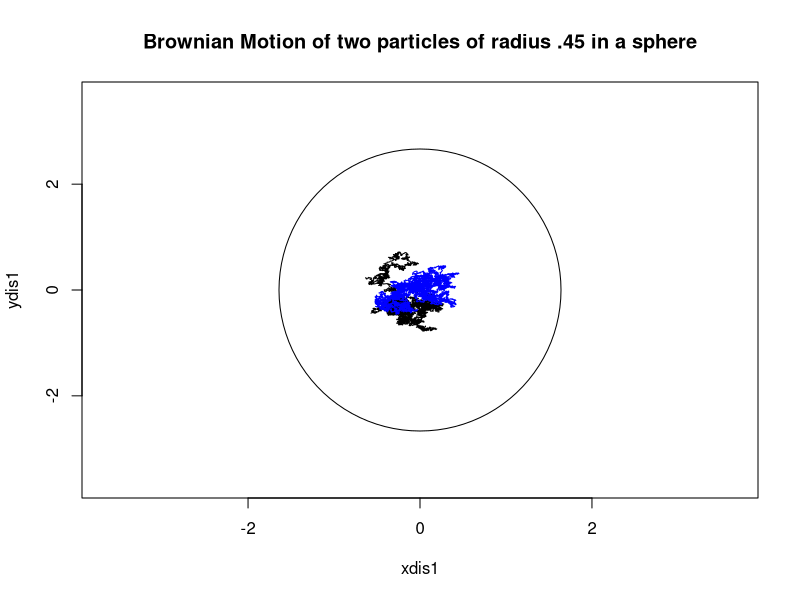

The R script that drew this image:
library("plotrix")
N=10000; R=(11.4+5)/10;accept=0;vals=rep(1,N); accept2=0;p=0;vals2=rep(1,N); success=0;error=0;j=0
thetao=0;xo=-.2;yo=-.2; #starting position
theta2o=0;x2o=.2;y2o=.2; #starting position of 2nd particle
xdis = rnorm(N,0,.01); ydis = rnorm(N,0,.01);  theta=rnorm(N,0,2*pi); #randomly move from Nor
xdis2 = rnorm(N,0,.01); ydis2 = rnorm(N,0,.01);  theta2=rnorm(N,0,2*pi);
xdis1 = rep(1,N); ydis1 = rep (1,N);theta1=rep(1,N); #displacement vectors
xdis21 = rep(1,N); ydis21 = rep (1,N);theta21=rep(1,N);
xdis1[1] = xo; ydis1[1] = yo;theta1[1]=thetao;# displacement
xdis21[1] = x2o; ydis21[1] = y2o;theta21[1]=theta2o;
for(i in 1:(N-1)){
  ### Limit Theta 0<T<360 ###
  if (theta1[i]+theta[i+1]>360){
    theta1[i+1]=360;
  }
  else if (theta1[i]+theta[i+1]<(-360)){
    theta1[i+1]=-360;
  }
  else {
    theta1[i+1]=theta1[i]+theta[i];
  }
  if (theta21[i]+theta2[i+1]>360){
    theta21[i+1]=360;
  }
  else if (theta21[i]+theta2[i+1]<(-360)){
    theta21[i+1]=-360;
  }
  else {
    theta21[i+1]=theta21[i]+theta2[i];
  }
  if(abs(xdis1[i]+xdis[i])^2*cos(theta1[i+1])^2+abs(ydis1[i]+ydis[i])^2*sin(theta1[i+1])^2 > R^2){ #xdis1[i] + xdis[i+1] > ub(theta1[i+1])){
    accept=accept+1;
    vals[i]=abs(xdis1[i]+xdis[i])^2*cos(theta1[i+1])^2+abs(ydis1[i]+ydis[i])^2*sin(theta1[i+1])^2
    i=i-1
  }
  else {
    xdis1[i+1] = xdis1[i] + xdis[i];
    ydis1[i+1] = ydis1[i] + ydis[i];
  }
  #### SECOND PARTICLE ####
  if(abs(xdis21[i]+xdis2[i])^2*cos(theta21[i+1])^2+abs(ydis21[i]+ydis2[i])^2*sin(theta21[i+1])^2 > R^2){ 
    accept2=accept2+1;
    vals2[i]=abs(xdis21[i]+xdis2[i])^2+abs(ydis21[i]+ydis2[i])^2
    i=i-1
    return
  }
  else {
    xdis21[i+1] = xdis21[i] + xdis2[i];
    ydis21[i+1] = ydis21[i] + ydis2[i];
  }
  #### COMPARE PARTICLES ###
  #position of the particle : (xdis1[i+1],ydis1[i+1])
  #size of particle: r = .5; diameter = 1
  #compare centers: centers cant be closer than 1 apart 
  #(x,y) + (x,y) >= 1
  c1=c(xdis1[i+1],ydis1[i+1]);c2=c(xdis21[i+1],ydis21[i+1]); #position of centers
  dist=c(abs(c1[1]-c2[1]),abs(c1[2]-c2[2]));
  if ((dist[1]>.9 && dist[1]<1.1) | (dist[2]>.9 && dist[2]<1.1)){ #contact
    error=error+1;
    r=runif(1,0,1);
    if (r<=0.25){
      success=success+1;
    }
  }
  else if (dist[1]<.9 | dist[2]<.9){
    i=i-1
  }
  j=j+1
}
#success ratio
success/error
success
plot(xdis1, ydis1, ylim=c(-(R+2),R+2),xlim=c(-(R+2),R+2),type="l",main="Brownian Motion of two particles of radius .45 in a sphere")#, xlab="displacement",ylab="time")
lines(xdis21, ydis21, col='blue',type="l")
draw.circle(0,0,R)
